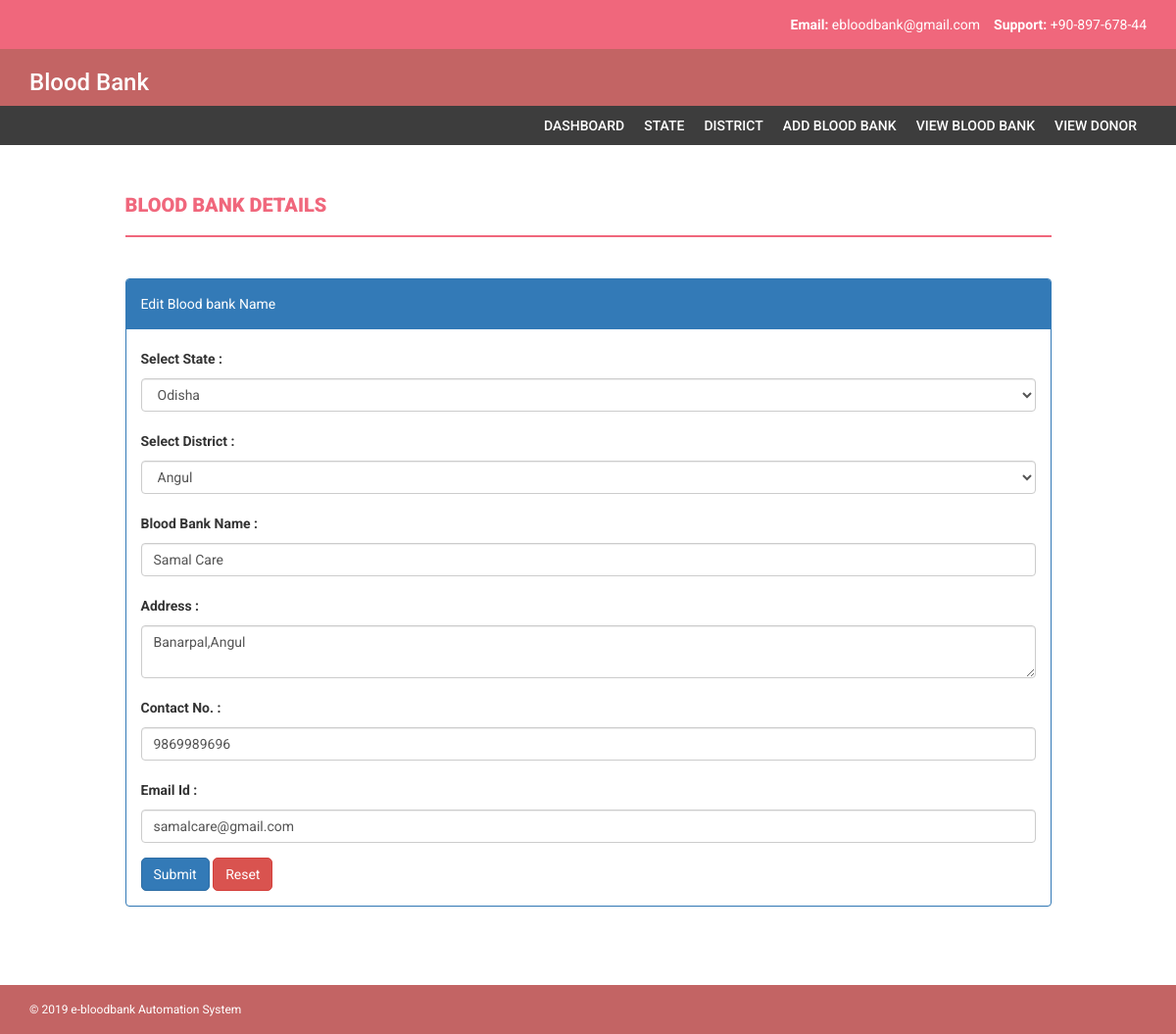
The page /admin/editbloodbank.php?id=4 (signed in) on the database its author committed.
### tables this page shows
CREATE TABLE `bloodbankdetails` (
  `bloodbankid` int(11) NOT NULL,
  `bloodbankname` varchar(50) NOT NULL,
  `stateid` int(11) NOT NULL,
  `districtid` int(11) NOT NULL,
  `address` varchar(50) NOT NULL,
  `contactno` varchar(30) NOT NULL,
  `emailid` varchar(50) NOT NULL,
  `password` varchar(50) NOT NULL,
  `activestatus` varchar(50) NOT NULL DEFAULT 'Inactive',
  `registrationdate` varchar(50) NOT NULL
);

CREATE TABLE `statedetails` (
  `stateid` int(11) NOT NULL,
  `statename` varchar(50) NOT NULL,
  `status` varchar(50) NOT NULL DEFAULT 'Inactive'
);

CREATE TABLE `districtdetails` (
  `districtid` int(11) NOT NULL,
  `districtname` varchar(50) NOT NULL,
  `districtstatus` varchar(50) NOT NULL DEFAULT 'Inactive',
  `stateid` int(11) NOT NULL
);

### admin/editbloodbank.php (the view, shortened to what this page needs)
<?php
	include 'connectionstring.php';
?>
<!DOCTYPE html>
<html xmlns="http://www.w3.org/1999/xhtml">
<head>
    <link href="../assets/css/bootstrap.css" rel="stylesheet" />
    <link href="../assets/css/font-awesome.css" rel="stylesheet" />
    <link href="../assets/css/style.css" rel="stylesheet" />
</head>
<body>
    <header>
        <div class="container">
            <div class="row">
                <div class="col-md-12">
                    <strong>Email: </strong>ebloodbank@gmail.com
                    &nbsp;&nbsp;
                    <strong>Support: </strong>+90-897-678-44
                </div>
            </div>
        </div>
    </header>
    <div class="navbar navbar-inverse set-radius-zero">
        <div class="container">
            <div class="navbar-header">
                <h3 style="font-family: 'Roboto', sans-serif;color:#FFFFFF; width: 200px;" >Blood Bank</h3>
            </div>
        </div>
    </div>
     	<?php
			include "menusection.php";
		?>
    <div class="content-wrapper">
      <div class="container">
           <div class="row">
            <div class="col-md-10 col-md-offset-1">
              <h4 class="page-head-line">Blood Bank Details</h4>
            </div>
         </div>
         <div class="row">
          <div class="col-md-10 col-md-offset-1">
             </div>
      	  </div>
         <div class="row">
        	<div class="col-md-10 col-md-offset-1">
            </div>
      	</div>
         <div class="row">
           <div class="col-md-10 col-md-offset-1">
               <div class="panel panel-primary">
                  <div class="panel-heading">
                     Edit Blood bank Name
                   </div>
               <div class="panel-body">
               <form action='updatebloodbank.php' method='post'>
               <?php
			   		$bloodbankinfo="select * from bloodbankdetails where bloodbankid=".$_GET['id'];
					$data=$conn->query($bloodbankinfo);
					foreach($data as $value){
			   ?>
  				  <div class="form-group">
    				 <label>Select State : </label>
    					<select id="statename" name="statename" class="form-control">
                            <?php
								$state="select stateid,statename from statedetails";
								$statedata=$conn->query($state);
								foreach($statedata as $statevalue){
							?>
                            <option <?php echo($value['stateid']==$statevalue['stateid'] ? 'selected':'') ?> value="<?php echo $statevalue['stateid'] ?>"><?php echo $statevalue['statename'] ?></option>
                            <?php } ?>
                        </select>
  				  </div>
                   <div class="form-group">
    				 <label>Select District : </label>
    					<select id="districtname" name="districtname" class="form-control">
                        <?php
							$distqry="select districtid,districtname from districtdetails";
							$distdata=$conn->query($distqry);
							foreach($distdata as $distvalue){
						?>
                        <option <?php echo($distvalue['districtid']==$value['districtid'] ? 'selected':"") ?> value="<?php echo $distvalue['districtid']; ?>"><?php echo $distvalue['districtname']; ?></option>
                        <?php } ?>
                        </select>
  				  </div>
                  <div class="form-group">
                  	<label>Blood Bank Name : </label>
                    <input type="text" id="bbankname" name="bbankname" class="form-control" value="<?php echo $value['bloodbankname']; ?>"/>
               </div>
                <div class="form-group">
                  <label>Address : </label>
                   <textarea id="address" name="address" class="form-control"><?php echo $value['address']; ?></textarea>
                </div>
                 <div class="form-group">
                  <label>Contact No. : </label>
                   <input type="text" id="cno" name="cno" class="form-control" value="<?php echo $value['contactno']; ?>" />
                </div>
                <div class="form-group">
                  <label>Email Id : </label>
                   <input type="text" id="email" name="email" class="form-control" value="<?php echo $value['emailid']; ?>" />
                    <?php } ?>
                </div>
                  		<input type="submit" value="Submit" class="btn btn-primary" style=" border-radius: 5px;"/>
                        <input type="reset" value="Reset" class="btn btn-danger" style=" border-radius: 5px;" />
			   </form>
       		  </div>
   			 </div>
            </div>
          </div>
 </div>
</div>
    	<?php
			include 'footer.php';
		?>
</body>
</html>

### assets/css/style.css (style rules this page uses)
body { font-family: 'Roboto', sans-serif; line-height: 30px; }
.set-radius-zero { border-radius: 0px; -moz-border-radius: 0px; -webkit-border-radius: 0px; }
.content-wrapper { margin-top: 40px; min-height: 600px; padding-bottom: 60px; }
.page-head-line { font-weight: 900; padding-bottom: 20px; border-bottom: 2px solid #F0677C; text-transform: uppercase; color: #F0677C; font-size: 20px; margin-bottom: 40px; }
.btn { border-radius: 0px; -webkit-border-radius: 0px; -moz-border-radius: 0px; }
header { background-color: #F0677C; color: #fff; padding: 10px; text-align: right; }
.navbar-inverse { background-color: #C36464; border-color: transparent; }
.navbar { margin-bottom: 0px; }

### rows shown on the page
bloodbankdetails: statename "Odisha", districtname "Angul", bbankname "Samal Care", address "Banarpal,Angul", cno "9869989696", email "samalcare@gmail.com"
